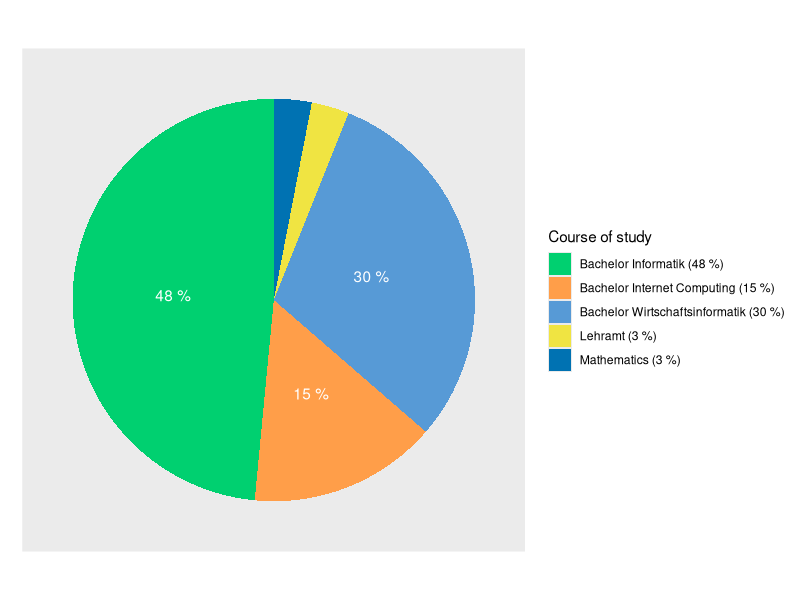
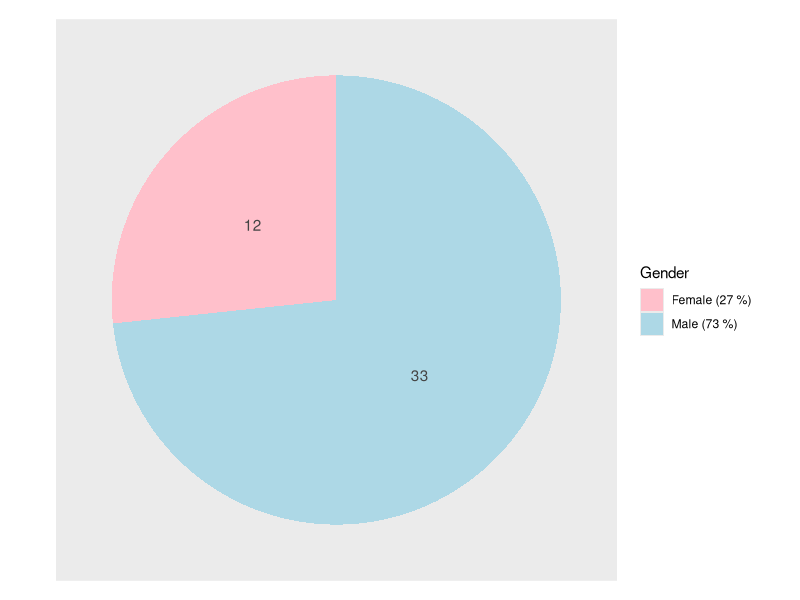
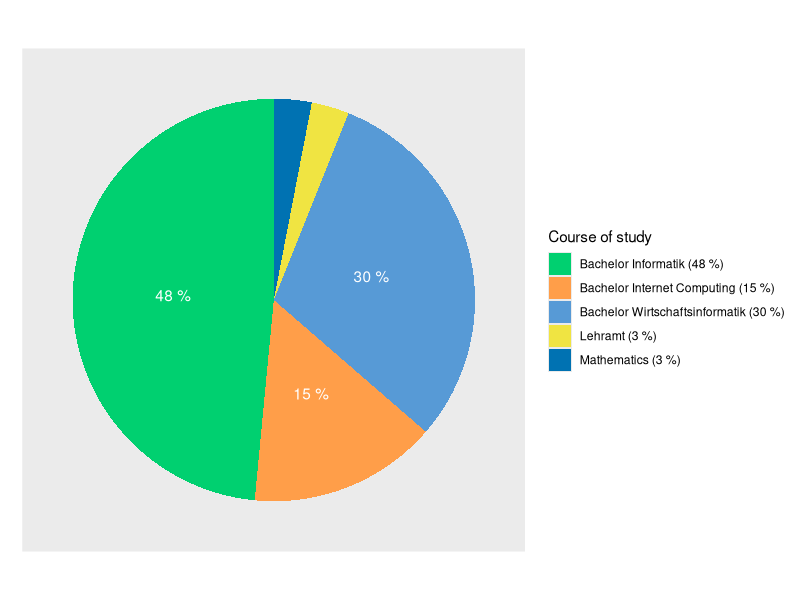
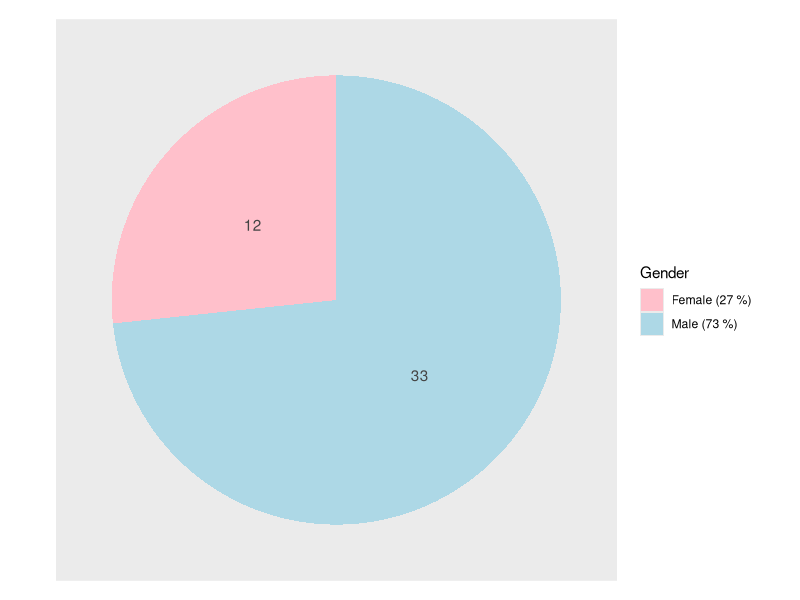

These figures' R source, in order: (Note: this script raises an error after producing the figures.)
library(ggstats)
library(ggplot2)
library(dplyr)
library(purrr)
library(reshape2)

if (!exists("outputDir")) outputDir <- "./visualizer/out/"

survey <- read.csv("./visualizer/survey.csv") %>%
  select(courseOfStudy = What.is.your.course.of.study., everything())

# ---- PLOT --- Course of study ----
course_of_study <- survey %>%
  filter(courseOfStudy != "") %>%
  group_by(courseOfStudy) %>%
  summarise(n = n()) %>%
  arrange(desc(n)) %>%
  mutate(courseOfStudy = factor(courseOfStudy, levels = courseOfStudy)) %>%
  mutate(percentage = n / sum(n) * 100) %>%
  mutate(courseOfStudy = paste0(courseOfStudy, " (", round(percentage, 0), " %)"))
ggplot(data = course_of_study, aes(x = "", fill = courseOfStudy, y = n)) +
  geom_bar(stat = "identity") +
  coord_polar("y", start = 0, clip = "on") +
  labs(title = element_blank(), x = element_blank(), y = element_blank(), fill = "Course of study") +
  theme(panel.grid = element_blank(), axis.ticks = element_blank(), axis.text.x = element_blank()) +
  geom_text(aes(label = ifelse(percentage > 5, paste(round(percentage, 0), "%"), '')), position = position_stack(vjust = 0.5), color = "white") +
  scale_fill_manual(values = c("#00d070", "#ff9e49", "#579ad6", "#f0e442", "#0072b2", "#d55e00", "#cc79a7"))
ggsave(filename = paste0(outputDir, "course_of_study.png"), width = 12, height = 6)
# ----

# ---- PLOT --- Gender ------------
gender <- survey %>%
  group_by(Gender) %>%
  summarise(n = n()) %>%
  arrange(desc(n)) %>%
  mutate(Gender = factor(Gender, levels = Gender)) %>%
  mutate(percentage = n / sum(n) * 100) %>%
  mutate(Gender = paste0(Gender, " (", round(percentage, 0), " %)"))
ggplot(data = gender, aes(x = "", fill = Gender, y = n)) +
  geom_bar(stat = "identity") +
  coord_polar("y", start = 0, clip = "on") +
  labs(title = element_blank(), x = element_blank(), y = element_blank(), fill = "Gender") +
  theme(panel.grid = element_blank(), axis.ticks = element_blank(), axis.text.x = element_blank()) +
  geom_text(aes(label = n), position = position_stack(vjust = 0.5), color = "#444444") +
  scale_fill_manual(values = c("pink", "lightblue"))
ggsave(filename = paste0(outputDir, "gender.png"), width = 12, height = 6)
# ----

# ---- PLOT --- Experience with Java ------------
# likert plots of Experience.with.Java
experience <- survey %>%
  select(Java = "Experience.with.Java", Programming = "Experience.with.programming..any.language.")
# get programmatically (wrong order)
# likert_levels_experience <- experience %>% pull(Java) %>% unique()
# for (val in likert_levels_experience) { print(val) }
likert_levels_experience <- c(
  "< 3 months",
  ">= 3 months && < 6 months",
  ">= 6 months && < 1 year",
  ">= 1 year && < 3 years",
  ">= 3 years"
)
experience <- experience %>%
  mutate(across(everything(), ~factor(.x, levels = likert_levels_experience)))
gglikert(experience) +
  scale_fill_viridis_d(option = "plasma")
# ----

# ---- PLOT --- other likert plots ------------
likert_levels_all <- survey %>%
  select(ex = "Please.specify.your.level.of.agreement...Debugging.got.easier.from.room.to.room.") %>%
  pull(ex) %>%
  unique()
all <- survey %>%
  select(starts_with("Please.specify.your.level.of.agreement")) %>%
  rename_with(~gsub("Please\\.specify\\.your\\.level\\.of\\.agreement\\.+", "", .x)) %>%
  rename_with(~gsub("\\.", " ", .x)) %>%
  mutate(across(everything(), ~factor(.x, levels = likert_levels_all)))
gglikert(all)
# ----

# ---- PLOT --- Age as likert plot ------------
age <- survey %>%
  select(Age)
likert_levels_age <- age %>%
  mutate(Age = as.character(Age)) %>%
  pull(Age) %>%
  unique() %>%
  sort()
age <- tibble(Age = age$Age) %>% # defactorize using tibble
  mutate(across(everything(), ~factor(.x, levels = likert_levels_age)))
gglikert(age)
# heatmap
age_counts <- age %>%
  group_by(Age) %>%
  summarise(n = n()) %>%
  arrange(Age)
ggplot(age_counts, aes(x = Age, y = 1, fill = n)) +
  geom_tile() +
  ylab("") +
  scale_fill_viridis_c(option = "plasma")
# values
avg_age <- age %>%
  summarise(avg_age = mean(as.numeric(as.character(Age)))) %>%
  pull(avg_age)
# ----



